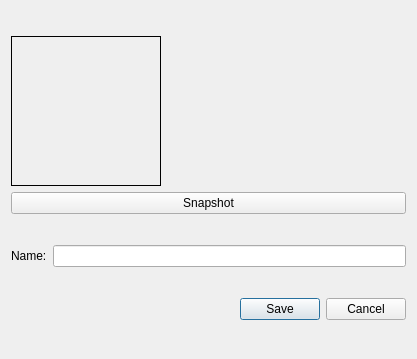
<?xml version="1.0" encoding="UTF-8"?>
<ui version="4.0">
 <class>Dialog</class>
 <widget class="QDialog" name="Dialog">
  <property name="geometry">
   <rect>
    <x>0</x>
    <y>0</y>
    <width>417</width>
    <height>359</height>
   </rect>
  </property>
  <property name="windowTitle">
   <string>Dialog</string>
  </property>
  <layout class="QVBoxLayout" name="verticalLayout_2">
   <item>
    <layout class="QVBoxLayout" name="verticalLayout">
     <item>
      <widget class="QLabel" name="imageFrame">
       <property name="minimumSize">
        <size>
         <width>150</width>
         <height>150</height>
        </size>
       </property>
       <property name="maximumSize">
        <size>
         <width>150</width>
         <height>150</height>
        </size>
       </property>
       <property name="frameShape">
        <enum>QFrame::Box</enum>
       </property>
       <property name="text">
        <string/>
       </property>
      </widget>
     </item>
     <item>
      <widget class="QPushButton" name="snapshotButton">
       <property name="text">
        <string>Snapshot</string>
       </property>
      </widget>
     </item>
    </layout>
   </item>
   <item>
    <layout class="QHBoxLayout" name="horizontalLayout">
     <item>
      <widget class="QLabel" name="nameLabel">
       <property name="text">
        <string>Name:</string>
       </property>
      </widget>
     </item>
     <item>
      <widget class="QLineEdit" name="nameLineEdit"/>
     </item>
    </layout>
   </item>
   <item>
    <widget class="QDialogButtonBox" name="saveCancelButtons">
     <property name="orientation">
      <enum>Qt::Horizontal</enum>
     </property>
     <property name="standardButtons">
      <set>QDialogButtonBox::Cancel|QDialogButtonBox::Save</set>
     </property>
     <property name="centerButtons">
      <bool>false</bool>
     </property>
    </widget>
   </item>
  </layout>
 </widget>
 <resources/>
 <connections>
  <connection>
   <sender>saveCancelButtons</sender>
   <signal>accepted()</signal>
   <receiver>Dialog</receiver>
   <slot>accept()</slot>
   <hints>
    <hint type="sourcelabel">
     <x>164</x>
     <y>327</y>
    </hint>
    <hint type="destinationlabel">
     <x>157</x>
     <y>274</y>
    </hint>
   </hints>
  </connection>
  <connection>
   <sender>saveCancelButtons</sender>
   <signal>rejected()</signal>
   <receiver>Dialog</receiver>
   <slot>reject()</slot>
   <hints>
    <hint type="sourcelabel">
     <x>164</x>
     <y>327</y>
    </hint>
    <hint type="destinationlabel">
     <x>173</x>
     <y>274</y>
    </hint>
   </hints>
  </connection>
 </connections>
</ui>
